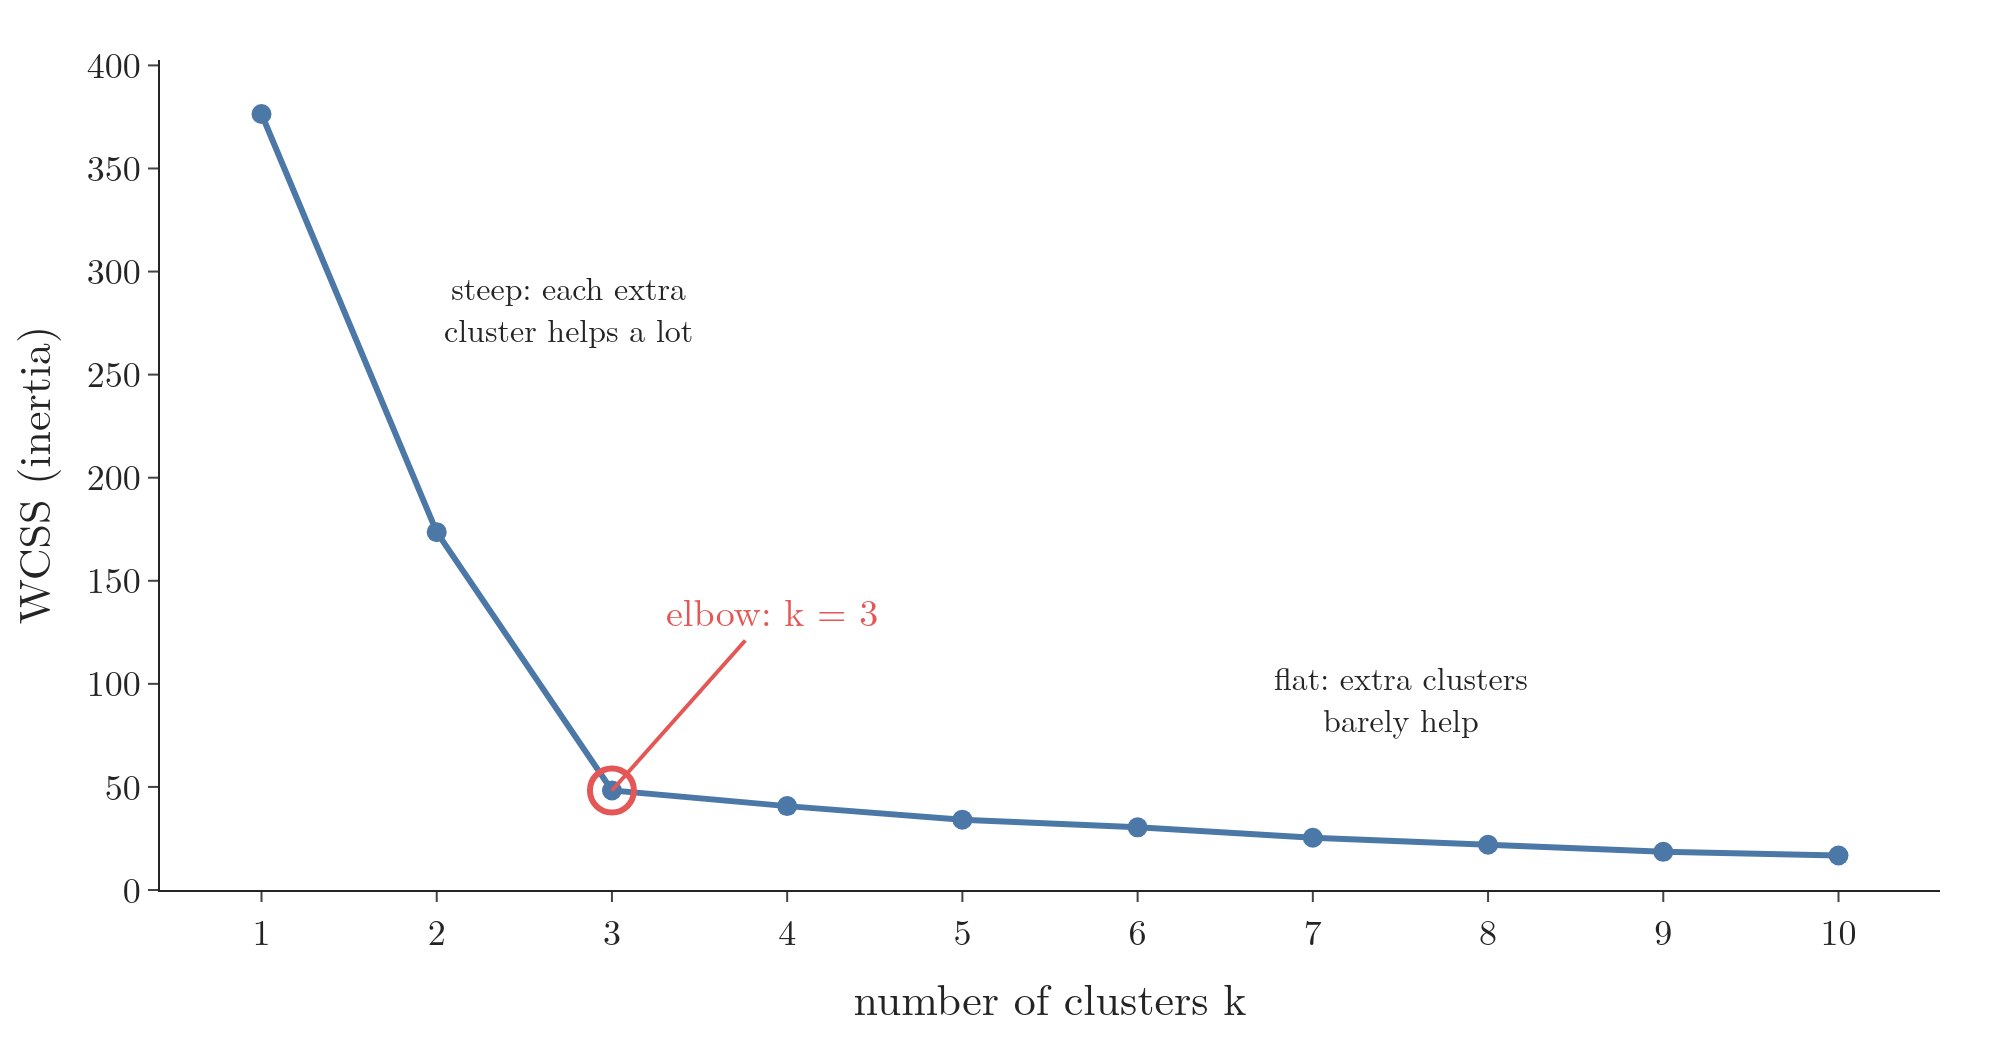

Write the Python code that produced this figure.
"""Elbow curve: WCSS (inertia) for k = 1 to 10 on 150 points in three groups (Plotly)."""
from pathlib import Path

import numpy as np
import plotly.graph_objects as go
from sklearn.cluster import KMeans
from sklearn.datasets import make_blobs

here = Path(__file__).parent
X, _ = make_blobs(n_samples=150, centers=[(-1.2, -1.0), (1.3, -0.6), (0.1, 1.3)], cluster_std=0.4, random_state=3)
ks = np.arange(1, 11)
wcss = [KMeans(n_clusters=k, n_init=10, random_state=0).fit(X).inertia_ for k in ks]
print(np.round(wcss, 1))
fig = go.Figure(go.Scatter(x=ks, y=wcss, mode="lines+markers", line=dict(color="#4C78A8", width=3), marker=dict(size=10)))
fig.add_trace(go.Scatter(x=[3], y=[wcss[2]], mode="markers", marker=dict(size=22, color="#E45756", symbol="circle-open",
                                                                          line=dict(width=3))))
fig.add_annotation(x=3, y=wcss[2], ax=80, ay=-90, text="elbow: k = 3", font=dict(size=19, color="#E45756"),
                   arrowcolor="#E45756", arrowwidth=2, bgcolor="white")
fig.add_annotation(x=2.75, y=wcss[0] * 0.75, text="steep: each extra<br>cluster helps a lot", showarrow=False, font=dict(size=16))
fig.add_annotation(x=7.5, y=wcss[2] + 0.12 * wcss[0], text="flat: extra clusters<br>barely help", showarrow=False, font=dict(size=16))
fig.update_layout(template="simple_white", width=1000, height=520, showlegend=False,
                  font=dict(family="Latin Modern Roman", size=18),
                  xaxis=dict(title="number of clusters k", dtick=1), yaxis=dict(title="WCSS (inertia)", rangemode="tozero"),
                  margin=dict(l=80, r=30, t=30, b=60))
fig.write_image(here / "elbow.png", scale=2); fig.write_image(here / "elbow.pdf")
